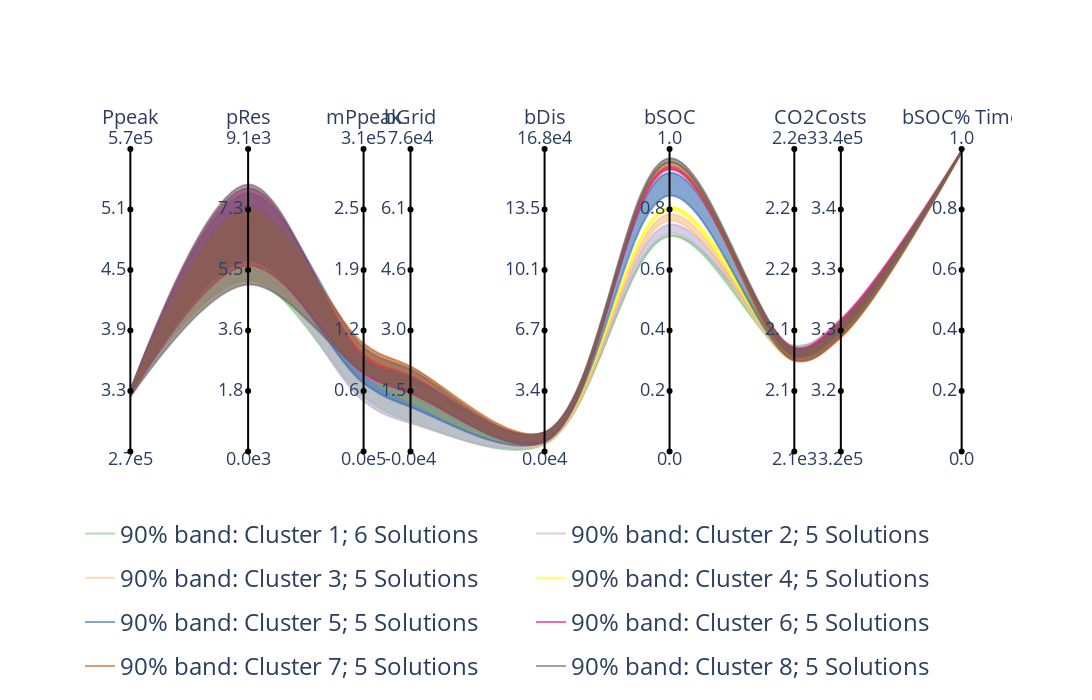

The cell this chart's notebook holds for it:
### Code cell
# Choose band 8. group by "bSOC"

band = 8

data_copy = data_copy.copy()
data_copy = data_copy[data_copy["cluster"]== band]


# Cluster into 8 groups
obj_to_cluster = "bSOC"
n_clusters = 8

data_copy["cluster"] = 1
for i in range(1, n_clusters):
    data_copy.loc[data_copy[obj_to_cluster] > data_copy[obj_to_cluster].quantile(i / n_clusters), "cluster"] = i+1

ordered_data, axis_dist, axis_signs = calculate_axes_positions(
        data_copy[objs],
        obj_order,
        corr,
        dist_parameter=0.521,
        distance_formula=1,
    )

#scales = pd.DataFrame([ordered_data.min(axis=0), ordered_data.max(axis=0)], index=["min", "max"])

fig = SCORE_bands(
    ordered_data,
    color_groups=data_copy["cluster"].tolist(),
    bands=True,
    quantile=0.05,
    axis_positions=axis_dist,
    solutions=False,
    scales=scales[ordered_data.columns],
)

fig.update_layout(
    width=1500,
    height=700,
)

### Figure 1 — Plotly figure (JSON) as saved in the notebook; plotly's stock layout.template omitted (floating-point values rounded to 4 significant figures)
{"data": [{"hovertext": "Cluster 1", "legendgroup": "90% band: Cluster 1", "line": {"color": "rgba(0.4980392156862745, 0.788235294117647, 0.4980392156862745, 0.6)", "shape": "spline"}, "mode": "lines", "name": "90% band: Cluster 1; 6 Solutions        ", "showlegend": true, "type": "scatter", "visible": true, "x": [0, 0.1416, 0.2806, 0.337, 0.4983, 0.6486, 0.7987, 0.8546, 1], "y": [0.2018, 0.5679, 0.1802, 0.0996, 0.02371, 0.7115, 0.3105, 0.3866, 0.991]}, {"fill": "tonexty", "fillcolor": "rgba(0.4980392156862745, 0.788235294117647, 0.4980392156862745, 0.6)", "hovertext": "Cluster 1", "legendgroup": "90% band: Cluster 1", "line": {"color": "rgba(0.4980392156862745, 0.788235294117647, 0.4980392156862745, 0.6)", "shape": "spline"}, "mode": "lines", "name": "Cluster 1", "showlegend": false, "type": "scatter", "visible": true, "x": [0, 0.1416, 0.2806, 0.337, 0.4983, 0.6486, 0.7987, 0.8546, 1], "y": [0.2018, 0.8126, 0.3056, 0.2351, 0.03399, 0.7145, 0.3496, 0.4367, 0.9918]}, {"hovertext": "Cluster 2", "legendgroup": "90% band: Cluster 2", "line": {"color": "rgba(0.7450980392156863, 0.6823529411764706, 0.8313725490196079, 0.6)", "shape": "spline"}, "mode": "lines", "name": "90% band: Cluster 2; 5 Solutions        ", "showlegend": true, "type": "scatter", "visible": true, "x": [0, 0.1416, 0.2806, 0.337, 0.4983, 0.6486, 0.7987, 0.8546, 1], "y": [0.2018, 0.6012, 0.1666, 0.09385, 0.03137, 0.7207, 0.3302, 0.4192, 0.9907]}, {"fill": "tonexty", "fillcolor": "rgba(0.7450980392156863, 0.6823529411764706, 0.8313725490196079, 0.6)", "hovertext": "Cluster 2", "legendgroup": "90% band: Cluster 2", "line": {"color": "rgba(0.7450980392156863, 0.6823529411764706, 0.8313725490196079, 0.6)", "shape": "spline"}, "mode": "lines", "name": "Cluster 2", "showlegend": false, "type": "scatter", "visible": true, "x": [0, 0.1416, 0.2806, 0.337, 0.4983, 0.6486, 0.7987, 0.8546, 1], "y": [0.2018, 0.8016, 0.2859, 0.1607, 0.03548, 0.75, 0.3486, 0.4386, 0.9948]}, {"hovertext": "Cluster 3", "legendgroup": "90% band: Cluster 3", "line": {"color": "rgba(0.9921568627450981, 0.7529411764705882, 0.5254901960784314, 0.6)", "shape": "spline"}, "mode": "lines", "name": "90% band: Cluster 3; 5 Solutions        ", "showlegend": true, "type": "scatter", "visible": true, "x": [0, 0.1416, 0.2806, 0.337, 0.4983, 0.6486, 0.7987, 0.8546, 1], "y": [0.2001, 0.5615, 0.2523, 0.1614, 0.02479, 0.7626, 0.3002, 0.3767, 0.9912]}, {"fill": "tonexty", "fillcolor": "rgba(0.9921568627450981, 0.7529411764705882, 0.5254901960784314, 0.6)", "hovertext": "Cluster 3", "legendgroup": "90% band: Cluster 3", "line": {"color": "rgba(0.9921568627450981, 0.7529411764705882, 0.5254901960784314, 0.6)", "shape": "spline"}, "mode": "lines", "name": "Cluster 3", "showlegend": false, "type": "scatter", "visible": true, "x": [0, 0.1416, 0.2806, 0.337, 0.4983, 0.6486, 0.7987, 0.8546, 1], "y": [0.2018, 0.8023, 0.3211, 0.2513, 0.03752, 0.7839, 0.3277, 0.4193, 0.9943]}, {"hovertext": "Cluster 4", "legendgroup": "90% band: Cluster 4", "line": {"color": "rgba(1.0, 1.0, 0.6, 0.6)", "shape": "spline"}, "mode": "lines", "name": "90% band: Cluster 4; 5 Solutions        ", "showlegend": true, "type": "scatter", "visible": true, "x": [0, 0.1416, 0.2806, 0.337, 0.4983, 0.6486, 0.7987, 0.8546, 1], "y": [0.1999, 0.6095, 0.2564, 0.1657, 0.03679, 0.7991, 0.3117, 0.3984, 0.9927]}, {"fill": "tonexty", "fillcolor": "rgba(1.0, 1.0, 0.6, 0.6)", "hovertext": "Cluster 4", "legendgroup": "90% band: Cluster 4", "line": {"color": "rgba(1.0, 1.0, 0.6, 0.6)", "shape": "spline"}, "mode": "lines", "name": "Cluster 4", "showlegend": false, "type": "scatter", "visible": true, "x": [0, 0.1416, 0.2806, 0.337, 0.4983, 0.6486, 0.7987, 0.8546, 1], "y": [0.2018, 0.7972, 0.294, 0.2226, 0.03985, 0.8083, 0.3352, 0.4257, 0.9946]}, {"hovertext": "Cluster 5", "legendgroup": "90% band: Cluster 5", "line": {"color": "rgba(0.2196078431372549, 0.4235294117647059, 0.6901960784313725, 0.6)", "shape": "spline"}, "mode": "lines", "name": "90% band: Cluster 5; 5 Solutions        ", "showlegend": true, "type": "scatter", "visible": true, "x": [0, 0.1416, 0.2806, 0.337, 0.4983, 0.6486, 0.7987, 0.8546, 1], "y": [0.1907, 0.6335, 0.2265, 0.1474, 0.03328, 0.8459, 0.3023, 0.3801, 0.9905]}, {"fill": "tonexty", "fillcolor": "rgba(0.2196078431372549, 0.4235294117647059, 0.6901960784313725, 0.6)", "hovertext": "Cluster 5", "legendgroup": "90% band: Cluster 5", "line": {"color": "rgba(0.2196078431372549, 0.4235294117647059, 0.6901960784313725, 0.6)", "shape": "spline"}, "mode": "lines", "name": "Cluster 5", "showlegend": false, "type": "scatter", "visible": true, "x": [0, 0.1416, 0.2806, 0.337, 0.4983, 0.6486, 0.7987, 0.8546, 1], "y": [0.2018, 0.8536, 0.344, 0.2711, 0.05468, 0.9216, 0.3403, 0.4254, 0.9923]}, {"hovertext": "Cluster 6", "legendgroup": "90% band: Cluster 6", "line": {"color": "rgba(0.9411764705882353, 0.00784313725490196, 0.4980392156862745, 0.6)", "shape": "spline"}, "mode": "lines", "name": "90% band: Cluster 6; 5 Solutions        ", "showlegend": true, "type": "scatter", "visible": true, "x": [0, 0.1416, 0.2806, 0.337, 0.4983, 0.6486, 0.7987, 0.8546, 1], "y": [0.1831, 0.614, 0.2583, 0.1925, 0.03483, 0.9319, 0.3193, 0.4032, 0.9913]}, {"fill": "tonexty", "fillcolor": "rgba(0.9411764705882353, 0.00784313725490196, 0.4980392156862745, 0.6)", "hovertext": "Cluster 6", "legendgroup": "90% band: Cluster 6", "line": {"color": "rgba(0.9411764705882353, 0.00784313725490196, 0.4980392156862745, 0.6)", "shape": "spline"}, "mode": "lines", "name": "Cluster 6", "showlegend": false, "type": "scatter", "visible": true, "x": [0, 0.1416, 0.2806, 0.337, 0.4983, 0.6486, 0.7987, 0.8546, 1], "y": [0.2018, 0.8701, 0.3184, 0.2493, 0.06352, 0.9393, 0.3433, 0.4342, 0.9941]}, {"hovertext": "Cluster 7", "legendgroup": "90% band: Cluster 7", "line": {"color": "rgba(0.7490196078431373, 0.3568627450980392, 0.09019607843137253, 0.6)", "shape": "spline"}, "mode": "lines", "name": "90% band: Cluster 7; 5 Solutions        ", "showlegend": true, "type": "scatter", "visible": true, "x": [0, 0.1416, 0.2806, 0.337, 0.4983, 0.6486, 0.7987, 0.8546, 1], "y": [0.1859, 0.6296, 0.2654, 0.1966, 0.04492, 0.9429, 0.3006, 0.378, 0.9909]}, {"fill": "tonexty", "fillcolor": "rgba(0.7490196078431373, 0.3568627450980392, 0.09019607843137253, 0.6)", "hovertext": "Cluster 7", "legendgroup": "90% band: Cluster 7", "line": {"color": "rgba(0.7490196078431373, 0.3568627450980392, 0.09019607843137253, 0.6)", "shape": "spline"}, "mode": "lines", "name": "Cluster 7", "showlegend": false, "type": "scatter", "visible": true, "x": [0, 0.1416, 0.2806, 0.337, 0.4983, 0.6486, 0.7987, 0.8546, 1], "y": [0.1971, 0.7974, 0.3566, 0.2817, 0.06283, 0.9565, 0.3388, 0.4224, 0.994]}, {"hovertext": "Cluster 8", "legendgroup": "90% band: Cluster 8", "line": {"color": "rgba(0.4, 0.4, 0.4, 0.6)", "shape": "spline"}, "mode": "lines", "name": "90% band: Cluster 8; 5 Solutions        ", "showlegend": true, "type": "scatter", "visible": true, "x": [0, 0.1416, 0.2806, 0.337, 0.4983, 0.6486, 0.7987, 0.8546, 1], "y": [0.1817, 0.552, 0.2627, 0.1976, 0.03107, 0.9569, 0.3141, 0.3945, 0.9909]}, {"fill": "tonexty", "fillcolor": "rgba(0.4, 0.4, 0.4, 0.6)", "hovertext": "Cluster 8", "legendgroup": "90% band: Cluster 8", "line": {"color": "rgba(0.4, 0.4, 0.4, 0.6)", "shape": "spline"}, "mode": "lines", "name": "Cluster 8", "showlegend": false, "type": "scatter", "visible": true, "x": [0, 0.1416, 0.2806, 0.337, 0.4983, 0.6486, 0.7987, 0.8546, 1], "y": [0.2018, 0.8828, 0.3062, 0.2439, 0.06319, 0.9696, 0.3387, 0.4231, 0.9942]}, {"line": {"color": "black"}, "mode": "text", "showlegend": false, "text": ["2.7e5"], "textposition": "bottom center", "type": "scatter", "x": [0], "y": [0]}, {"line": {"color": "black"}, "mode": "text", "showlegend": false, "text": ["5.7e5"], "textposition": "top center", "type": "scatter", "x": [0], "y": [1]}, {"line": {"color": "black"}, "mode": "markers+lines+text", "showlegend": false, "text": ["", "3.3", "3.9", "4.5", "5.1", ""], "textposition": "middle left", "type": "scatter", "x": [0, 0, 0, 0, 0, 0], "y": [0, 0.2, 0.4, 0.6, 0.8, 1]}, {"mode": "text", "showlegend": false, "text": "Ppeak", "textfont": {"size": 20}, "type": "scatter", "x": [0], "y": [1.1]}, {"line": {"color": "black"}, "mode": "text", "showlegend": false, "text": ["0.0e3"], "textposition": "bottom center", "type": "scatter", "x": [0.1416], "y": [0]}, {"line": {"color": "black"}, "mode": "text", "showlegend": false, "text": ["9.1e3"], "textposition": "top center", "type": "scatter", "x": [0.1416], "y": [1]}, {"line": {"color": "black"}, "mode": "markers+lines+text", "showlegend": false, "text": ["", "1.8", "3.6", "5.5", "7.3", ""], "textposition": "middle left", "type": "scatter", "x": [0.1416, 0.1416, 0.1416, 0.1416, 0.1416, 0.1416], "y": [0, 0.2, 0.4, 0.6, 0.8, 1]}, {"mode": "text", "showlegend": false, "text": "pRes", "textfont": {"size": 20}, "type": "scatter", "x": [0.1416], "y": [1.1]}, {"line": {"color": "black"}, "mode": "text", "showlegend": false, "text": ["0.0e5"], "textposition": "bottom center", "type": "scatter", "x": [0.2806], "y": [0]}, {"line": {"color": "black"}, "mode": "text", "showlegend": false, "text": ["3.1e5"], "textposition": "top center", "type": "scatter", "x": [0.2806], "y": [1]}, {"line": {"color": "black"}, "mode": "markers+lines+text", "showlegend": false, "text": ["", "0.6", "1.2", "1.9", "2.5", ""], "textposition": "middle left", "type": "scatter", "x": [0.2806, 0.2806, 0.2806, 0.2806, 0.2806, 0.2806], "y": [0, 0.2, 0.4, 0.6, 0.8, 1]}, {"mode": "text", "showlegend": false, "text": "mPpeak", "textfont": {"size": 20}, "type": "scatter", "x": [0.2806], "y": [1.1]}, {"line": {"color": "black"}, "mode": "text", "showlegend": false, "text": ["-0.0e4"], "textposition": "bottom center", "type": "scatter", "x": [0.337], "y": [0]}, {"line": {"color": "black"}, "mode": "text", "showlegend": false, "text": ["7.6e4"], "textposition": "top center", "type": "scatter", "x": [0.337], "y": [1]}, {"line": {"color": "black"}, "mode": "markers+lines+text", "showlegend": false, "text": ["", "1.5", "3.0", "4.6", "6.1", ""], "textposition": "middle left", "type": "scatter", "x": [0.337, 0.337, 0.337, 0.337, 0.337, 0.337], "y": [0, 0.2, 0.4, 0.6, 0.8, 1]}, {"mode": "text", "showlegend": false, "text": "bGrid", "textfont": {"size": 20}, "type": "scatter", "x": [0.337], "y": [1.1]}, {"line": {"color": "black"}, "mode": "text", "showlegend": false, "text": ["0.0e4"], "textposition": "bottom center", "type": "scatter", "x": [0.4983], "y": [0]}, {"line": {"color": "black"}, "mode": "text", "showlegend": false, "text": ["16.8e4"], "textposition": "top center", "type": "scatter", "x": [0.4983], "y": [1]}, {"line": {"color": "black"}, "mode": "markers+lines+text", "showlegend": false, "text": ["", "3.4", "6.7", "10.1", "13.5", ""], "textposition": "middle left", "type": "scatter", "x": [0.4983, 0.4983, 0.4983, 0.4983, 0.4983, 0.4983], "y": [0, 0.2, 0.4, 0.6, 0.8, 1]}, {"mode": "text", "showlegend": false, "text": "bDis", "textfont": {"size": 20}, "type": "scatter", "x": [0.4983], "y": [1.1]}, {"line": {"color": "black"}, "mode": "text", "showlegend": false, "text": ["0.0"], "textposition": "bottom center", "type": "scatter", "x": [0.6486], "y": [0]}, {"line": {"color": "black"}, "mode": "text", "showlegend": false, "text": ["1.0"], "textposition": "top center", "type": "scatter", "x": [0.6486], "y": [1]}, {"line": {"color": "black"}, "mode": "markers+lines+text", "showlegend": false, "text": ["", "0.2", "0.4", "0.6", "0.8", ""], "textposition": "middle left", "type": "scatter", "x": [0.6486, 0.6486, 0.6486, 0.6486, 0.6486, 0.6486], "y": [0, 0.2, 0.4, 0.6, 0.8, 1]}, {"mode": "text", "showlegend": false, "text": "bSOC", "textfont": {"size": 20}, "type": "scatter", "x": [0.6486], "y": [1.1]}, {"line": {"color": "black"}, "mode": "text", "showlegend": false, "text": ["2.1e3"], "textposition": "bottom center", "type": "scatter", "x": [0.7987], "y": [0]}, {"line": {"color": "black"}, "mode": "text", "showlegend": false, "text": ["2.2e3"], "textposition": "top center", "type": "scatter", "x": [0.7987], "y": [1]}, {"line": {"color": "black"}, "mode": "markers+lines+text", "showlegend": false, "text": ["", "2.1", "2.1", "2.2", "2.2", ""], "textposition": "middle left", "type": "scatter", "x": [0.7987, 0.7987, 0.7987, 0.7987, 0.7987, 0.7987], "y": [0, 0.2, 0.4, 0.6, 0.8, 1]}, {"mode": "text", "showlegend": false, "text": "CO2", "textfont": {"size": 20}, "type": "scatter", "x": [0.7987], "y": [1.1]}, {"line": {"color": "black"}, "mode": "text", "showlegend": false, "text": ["3.2e5"], "textposition": "bottom center", "type": "scatter", "x": [0.8546], "y": [0]}, {"line": {"color": "black"}, "mode": "text", "showlegend": false, "text": ["3.4e5"], "textposition": "top center", "type": "scatter", "x": [0.8546], "y": [1]}, {"line": {"color": "black"}, "mode": "markers+lines+text", "showlegend": false, "text": ["", "3.2", "3.3", "3.3", "3.4", ""], "textposition": "middle left", "type": "scatter", "x": [0.8546, 0.8546, 0.8546, 0.8546, 0.8546, 0.8546], "y": [0, 0.2, 0.4, 0.6, 0.8, 1]}, {"mode": "text", "showlegend": false, "text": "Costs", "textfont": {"size": 20}, "type": "scatter", "x": [0.8546], "y": [1.1]}, {"line": {"color": "black"}, "mode": "text", "showlegend": false, "text": ["0.0"], "textposition": "bottom center", "type": "scatter", "x": [1], "y": [0]}, {"line": {"color": "black"}, "mode": "text", "showlegend": false, "text": ["1.0"], "textposition": "top center", "type": "scatter", "x": [1], "y": [1]}, {"line": {"color": "black"}, "mode": "markers+lines+text", "showlegend": false, "text": ["", "0.2", "0.4", "0.6", "0.8", ""], "textposition": "middle left", "type": "scatter", "x": [1, 1, 1, 1, 1, 1], "y": [0, 0.2, 0.4, 0.6, 0.8, 1]}, {"mode": "text", "showlegend": false, "text": "bSOC% Time", "textfont": {"size": 20}, "type": "scatter", "x": [1], "y": [1.1]}], "layout": {"font": {"size": 18}, "height": 700, "legend": {"font": {"size": 24}, "orientation": "h", "yanchor": "top"}, "plot_bgcolor": "rgba(0,0,0,0)", "width": 1500, "xaxis": {"showgrid": false, "showticklabels": false, "zeroline": false}, "yaxis": {"showgrid": false, "showticklabels": false, "zeroline": false}}}
